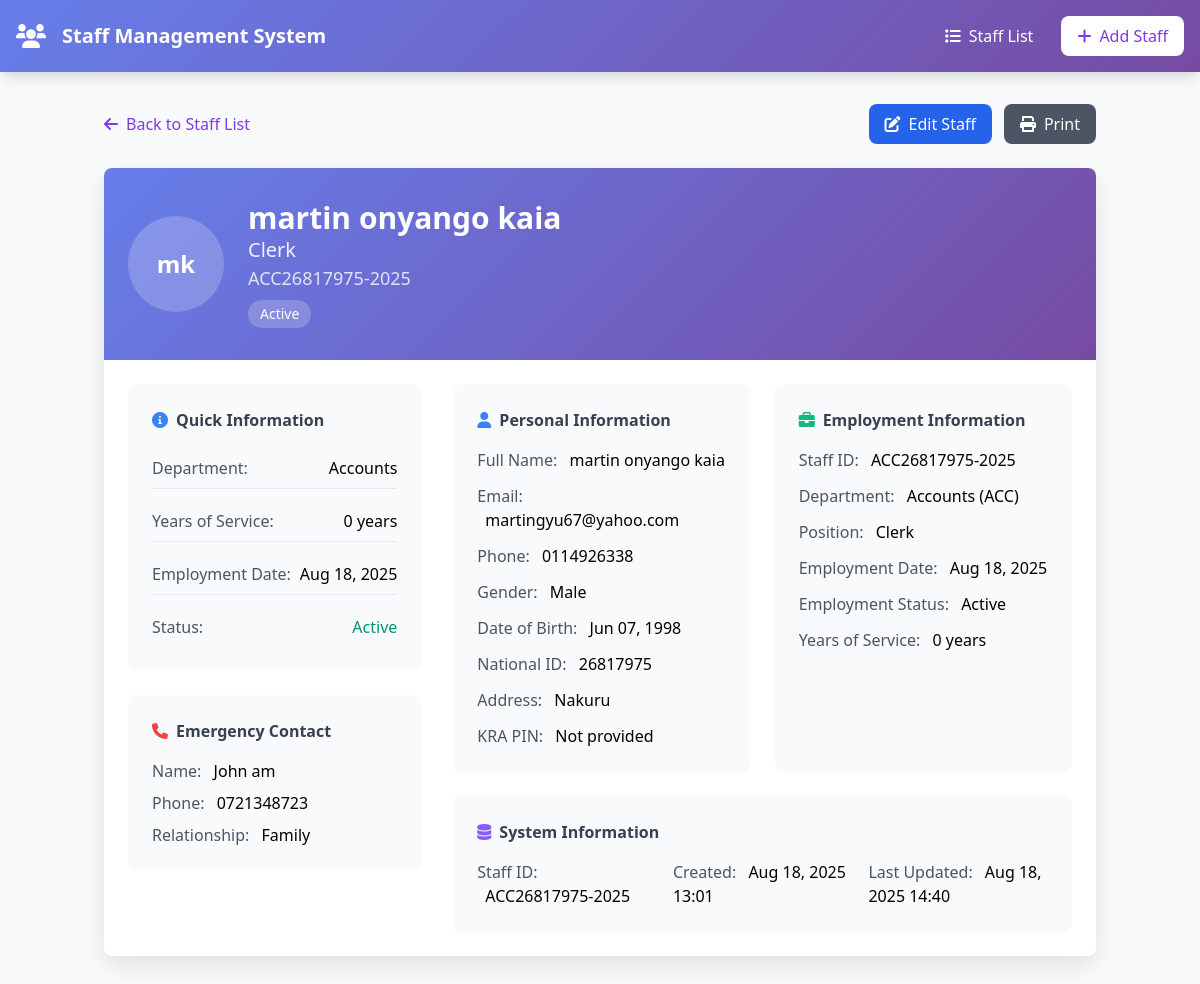
Screenshot of /staff/ACC26817975-2025/ with the database file from the repository.
### core/models.py (models this page shows, shortened)
class Staff(models.Model):
    GENDER_CHOICES = [
        ('M', 'Male'),
        ('F', 'Female'),
        ('O', 'Other'),
    ]
    EMPLOYMENT_STATUS_CHOICES = [
        ('ACTIVE', 'Active'),
        ('INACTIVE', 'Inactive'),
        ('TERMINATED', 'Terminated'),
        ('RETIRED', 'Retired'),
    ]
    first_name = models.CharField(max_length=50, verbose_name=_("First Name"))
    middle_name = models.CharField(max_length=50, blank=True, null=True, verbose_name=_("Middle Name"))
    last_name = models.CharField(max_length=50, verbose_name=_("Last Name"))
    email = models.EmailField(unique=True, verbose_name=_("Email"))
    phone = models.CharField(max_length=15, verbose_name=_("Phone Number"))
    gender = models.CharField(max_length=1, choices=GENDER_CHOICES, verbose_name=_("Gender"))
    date_of_birth = models.DateField(verbose_name=_("Date of Birth"))
    national_id = models.CharField(max_length=20, unique=True, verbose_name=_("National ID"))
    address = models.TextField(verbose_name=_("Address"))
    department = models.ForeignKey(Department, on_delete=models.CASCADE, related_name='staff_members', verbose_name=_("Department"))
    position = models.CharField(max_length=100, verbose_name=_("Position"))
    employment_date = models.DateField(verbose_name=_("Employment Date"))
    employment_status = models.CharField(
        max_length=20,
        choices=EMPLOYMENT_STATUS_CHOICES,
        default='ACTIVE',
        verbose_name=_("Employment Status")
    )
    salary = models.DecimalField(max_digits=10, decimal_places=2, blank=True, null=True, verbose_name=_("Salary"))
    emergency_contact_name = models.CharField(max_length=100, blank=True, null=True, verbose_name=_("Emergency Contact Name"))
    emergency_contact_phone = models.CharField(max_length=15, blank=True, null=True, verbose_name=_("Emergency Contact Phone"))
    emergency_contact_relationship = models.CharField(max_length=50, blank=True, null=True, verbose_name=_("Emergency Contact Relationship"))
    kra_pin = models.CharField(
        max_length=11,
        unique=True,
        blank=True,
        null=True,
        validators=[RegexValidator(r'^[A-Za-z][0-9]{9}[A-Za-z]$', 'KRA PIN must be 11 characters: 1 letter, 9 digits, 1 letter')],
        verbose_name=_("KRA PIN")
    )
    unique_id = models.CharField(max_length=30, unique=True, editable=False, verbose_name=_("Unique ID"))
    created_at = models.DateTimeField(auto_now_add=True)
    updated_at = models.DateTimeField(auto_now=True)
    @property
    def full_name(self):
        if self.middle_name:
            return f"{self.first_name} {self.middle_name} {self.last_name}"
        return f"{self.first_name} {self.last_name}"
    @property
    def years_of_service(self):
        current_date = timezone.now().date()
        years = current_date.year - self.employment_date.year
        if (current_date.month, current_date.day) < (self.employment_date.month, self.employment_date.day):
            years -= 1
        return max(0, years)  # Ensure non-negative years
    class Meta:
        ordering = ['unique_id']
        verbose_name_plural = "Staff"

class Department(models.Model):
    name = models.CharField(max_length=100, unique=True, verbose_name=_("Department Name"))
    code = models.CharField(
        max_length=3,
        unique=True,
        validators=[RegexValidator(r'^[A-Z]{3}$', 'Code must be 3 uppercase letters')],
        verbose_name=_("Department Code")
    )
    description = models.TextField(blank=True, null=True, verbose_name=_("Description"))
    created_at = models.DateTimeField(auto_now_add=True)
    updated_at = models.DateTimeField(auto_now=True)
    class Meta:
        ordering = ['name']

### core/views.py (the view)
# urls.py: path('staff/<str:unique_id>/', views.staff_detail, name='staff_detail'),
def staff_detail(request, unique_id):
    staff = Staff.objects.get(unique_id=unique_id)
    return render(request, 'staff_detail.html', {'staff': staff})

### templates/staff_detail.html (shortened to what this page needs)
{% extends 'base.html' %}
{% block content %}
<div class="container mx-auto px-4 py-8">
    <div class="max-w-6xl mx-auto">
        <div class="flex justify-between items-center mb-6">
            <div class="flex items-center space-x-4">
                <a href="{% url 'core:staff_list' %}" class="text-purple-600 hover:text-purple-800">
                    <i class="fas fa-arrow-left mr-2"></i>Back to Staff List
                </a>
            </div>
            <div class="flex space-x-3">
                <a href="{% url 'core:staff_update' staff.unique_id %}" class="bg-blue-600 text-white px-4 py-2 rounded-lg hover:bg-blue-700 transition duration-200">
                    <i class="fas fa-edit mr-2"></i>Edit Staff
                </a>
                <button onclick="window.print()" class="bg-gray-600 text-white px-4 py-2 rounded-lg hover:bg-gray-700 transition duration-200">
                    <i class="fas fa-print mr-2"></i>Print
                </button>
            </div>
        </div>
        <div class="bg-white rounded-lg card-shadow overflow-hidden">
            <div class="gradient-bg text-white px-6 py-8">
                <div class="flex items-center space-x-6">
                    <div class="h-24 w-24 rounded-full bg-white bg-opacity-20 flex items-center justify-center">
                        <span class="text-white text-2xl font-bold">
                            {{ staff.first_name.0 }}{{ staff.last_name.0 }}
                        </span>
                    </div>
                    <div>
                        <h1 class="text-3xl font-bold">{{ staff.full_name }}</h1>
                        <p class="text-xl opacity-90">{{ staff.position }}</p>
                        <p class="text-lg opacity-80">{{ staff.unique_id }}</p>
                        <span class="inline-flex items-center px-3 py-1 rounded-full text-sm font-medium bg-white bg-opacity-20 mt-2">
                            {{ staff.get_employment_status_display }}
                        </span>
                    </div>
                </div>
            </div>
            <div class="p-6">
                <div class="grid grid-cols-1 lg:grid-cols-3 gap-8">
                    <div class="lg:col-span-1">
                        <div class="bg-gray-50 p-6 rounded-lg mb-6">
                            <h3 class="font-semibold text-gray-700 mb-4 flex items-center">
                                <i class="fas fa-info-circle mr-2 text-blue-500"></i>Quick Information
                            </h3>
                            <div class="space-y-3">
                                <div class="flex justify-between items-center py-2 border-b border-gray-200">
                                    <span class="text-gray-600">Department:</span>
                                    <span class="font-medium">{{ staff.department.name }}</span>
                                </div>
                                <div class="flex justify-between items-center py-2 border-b border-gray-200">
                                    <span class="text-gray-600">Years of Service:</span>
                                    <span class="font-medium">{{ staff.years_of_service }} years</span>
                                </div>
                                <div class="flex justify-between items-center py-2 border-b border-gray-200">
                                    <span class="text-gray-600">Employment Date:</span>
                                    <span class="font-medium">{{ staff.employment_date|date:"M d, Y" }}</span>
                                </div>
                                <div class="flex justify-between items-center py-2">
                                    <span class="text-gray-600">Status:</span>
                                    <span class="font-medium text-green-600">{{ staff.get_employment_status_display }}</span>
                                </div>
                            </div>
                        </div>
                        <div class="bg-gray-50 p-6 rounded-lg">
                            <h3 class="font-semibold text-gray-700 mb-4 flex items-center">
                                <i class="fas fa-phone mr-2 text-red-500"></i>Emergency Contact
                            </h3>
                            <div class="space-y-2">
                                <div><span class="text-gray-600">Name:</span> <span class="ml-2 font-medium">{{ staff.emergency_contact_name }}</span></div>
                                <div><span class="text-gray-600">Phone:</span> <span class="ml-2 font-medium">{{ staff.emergency_contact_phone }}</span></div>
                                <div><span class="text-gray-600">Relationship:</span> <span class="ml-2 font-medium">{{ staff.emergency_contact_relationship }}</span></div>
                            </div>
                        </div>
                    </div>
                    <div class="lg:col-span-2">
                        <div class="grid grid-cols-1 md:grid-cols-2 gap-6">
                            <div class="bg-gray-50 p-6 rounded-lg">
                                <h3 class="font-semibold text-gray-700 mb-4 flex items-center">
                                    <i class="fas fa-user mr-2 text-blue-500"></i>Personal Information
                                </h3>
                                <div class="space-y-3">
                                    <div><span class="text-gray-600">Full Name:</span> <span class="ml-2 font-medium">{{ staff.full_name }}</span></div>
                                    <div><span class="text-gray-600">Email:</span> <span class="ml-2 font-medium">{{ staff.email }}</span></div>
                                    <div><span class="text-gray-600">Phone:</span> <span class="ml-2 font-medium">{{ staff.phone }}</span></div>
                                    <div><span class="text-gray-600">Gender:</span> <span class="ml-2 font-medium">{{ staff.get_gender_display }}</span></div>
                                    <div><span class="text-gray-600">Date of Birth:</span> <span class="ml-2 font-medium">{{ staff.date_of_birth|date:"M d, Y" }}</span></div>
                                    <div><span class="text-gray-600">National ID:</span> <span class="ml-2 font-medium">{{ staff.national_id }}</span></div>
                                    <div><span class="text-gray-600">Address:</span> <span class="ml-2 font-medium">{{ staff.address }}</span></div>
                                    <div><span class="text-gray-600">KRA PIN:</span> <span class="ml-2 font-medium">{{ staff.kra_pin|default:"Not provided" }}</span></div>
                                </div>
                            </div>
                            <div class="bg-gray-50 p-6 rounded-lg">
                                <h3 class="font-semibold text-gray-700 mb-4 flex items-center">
                                    <i class="fas fa-briefcase mr-2 text-green-500"></i>Employment Information
                                </h3>
                                <div class="space-y-3">
                                    <div><span class="text-gray-600">Staff ID:</span> <span class="ml-2 font-medium">{{ staff.unique_id }}</span></div>
                                    <div><span class="text-gray-600">Department:</span> <span class="ml-2 font-medium">{{ staff.department.name }} ({{ staff.department.code }})</span></div>
                                    <div><span class="text-gray-600">Position:</span> <span class="ml-2 font-medium">{{ staff.position }}</span></div>
                                    <div><span class="text-gray-600">Employment Date:</span> <span class="ml-2 font-medium">{{ staff.employment_date|date:"M d, Y" }}</span></div>
                                    <div><span class="text-gray-600">Employment Status:</span> <span class="ml-2 font-medium">{{ staff.get_employment_status_display }}</span></div>
                                    <div><span class="text-gray-600">Years of Service:</span> <span class="ml-2 font-medium">{{ staff.years_of_service }} years</span></div>
                                </div>
                            </div>
                            <div class="bg-gray-50 p-6 rounded-lg md:col-span-2">
                                <h3 class="font-semibold text-gray-700 mb-4 flex items-center">
                                    <i class="fas fa-database mr-2 text-purple-500"></i>System Information
                                </h3>
                                <div class="grid grid-cols-1 md:grid-cols-3 gap-4">
                                    <div><span class="text-gray-600">Staff ID:</span> <span class="ml-2 font-medium">{{ staff.unique_id }}</span></div>
                                    <div><span class="text-gray-600">Created:</span> <span class="ml-2 font-medium">{{ staff.created_at|date:"M d, Y H:i" }}</span></div>
                                    <div><span class="text-gray-600">Last Updated:</span> <span class="ml-2 font-medium">{{ staff.updated_at|date:"M d, Y H:i" }}</span></div>
                                </div>
                            </div>
                        </div>
                    </div>
                </div>
            </div>
        </div>
    </div>
</div>
{% endblock %}

### templates/base.html (style rules this page uses)
.gradient-bg { background: linear-gradient(135deg, #667eea 0%, #764ba2 100%); }
.card-shadow { box-shadow: 0 10px 25px rgba(0,0,0,0.1); }

### rows the page displays
Staff: first_name.0 "m", last_name.0 "k", full_name "martin onyango kaia", position "Clerk", unique_id "ACC26817975-2025", employment_status "Active", department.name "Accounts", years_of_service "0", employment_date "Aug 18, 2025", emergency_contact_name "John am", emergency_contact_phone "0721348723", emergency_contact_relationship "Family", email "martingyu67@yahoo.com", phone "0114926338", gender "Male", date_of_birth "Jun 07, 1998", national_id "26817975", address "Nakuru", kra_pin "Not provided", department.code "ACC", created_at "Aug 18, 2025 13:01", updated_at "Aug 18, 2025 14:40"
